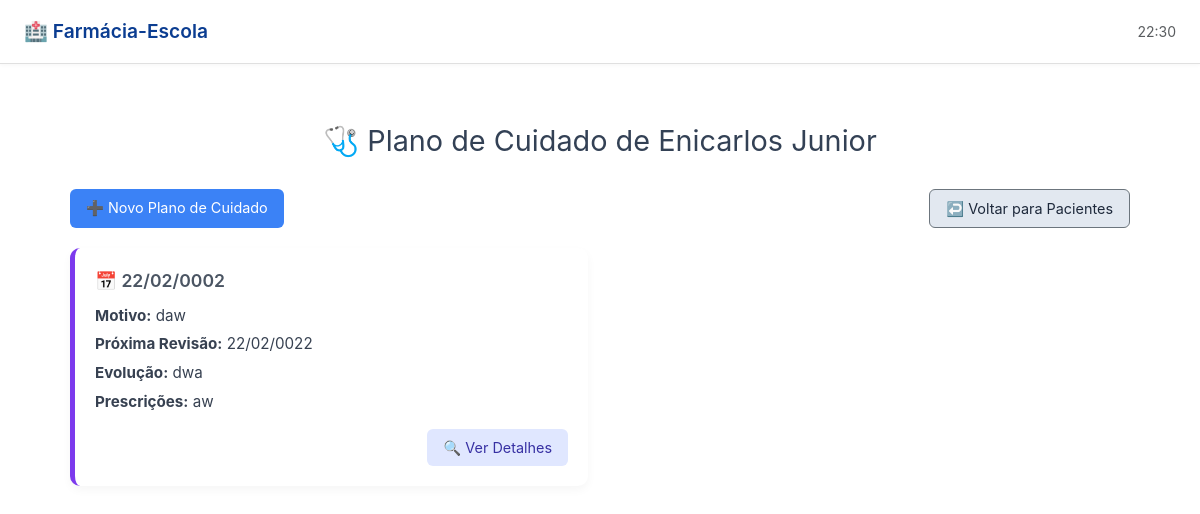
Screenshot of /consulta/consulta/listar/1/ with the database file from the repository.
### paciente/models.py (models this page shows, shortened)
class Paciente(models.Model):
    nome = models.CharField(max_length=150)
    telefone = models.CharField(max_length=15)
    responsavel = models.CharField(max_length=100)
    data_nascimento = models.DateField()
    doencas = models.ManyToManyField(
        Doenca,
        through='MedicamentoDoencaPaciente',
        related_name='pacientes',
        blank=True
    )
    medicamentos = models.ManyToManyField(Medicamento, related_name='pacientes', blank=True)
    genero = models.CharField(
        max_length=15, choices=[('M', 'Masculino'), ('F', 'Feminino'), ('O', 'Outro'), ('ND', 'Prefere não dizer')]
    )
    estado_civil = models.CharField(
        max_length=20, choices=[
            ('Casado(a)', 'Casado(a)'),
            ('Solteiro(a)', 'Solteiro(a)'),
            ('Separado(a)', 'Separado(a)'),
            ('Amigado(a)', 'Amigado(a)'),
            ('Viuvo(a)', 'Viúvo(a)'),
            ('Nao consta', 'Não consta'),
            ('Outro', 'Outro'),
        ]
    )
    bairro = models.CharField(max_length=100)
    distrito = models.CharField(max_length=20, choices=[('Rural', 'Zona Rural'), ('Urbano', 'Zona Urbana')])
    municipio = models.CharField(max_length=100)
    escolaridade = models.CharField(
        max_length=30, choices=[
            ('Analfabeto', 'Analfabeto'),
            ('Fundamental incompleto', 'Fundamental incompleto'),
            ('Fundamental completo', 'Fundamental completo'),
            ('Médio incompleto', 'Médio incompleto'),
            ('Ensino médio completo', 'Ensino médio completo'),
            ('Superior incompleto', 'Superior incompleto'),
            ('Superior completo', 'Superior completo'),
            ('Pós-graduação', 'Pós-graduação'),
            ('Nao consta', 'Não consta'),
        ]
    )
    ocupacao = models.CharField(max_length=100)
    raca = models.CharField(
        max_length=20, choices=[
            ('Pardo', 'Pardo'),
            ('Preto', 'Preto'),
            ('Branco', 'Branco'),
            ('Amarelo', 'Amarelo'),
            ('Negro', 'Negro'),
            ('Outro', 'Outro'),
            ('Nao consta', 'Não consta'),
        ]
    )
    reside_com = models.CharField(max_length=100)
    observacoes = models.TextField(blank=True)

### consulta/models.py (models this page shows, shortened)
class Consulta(models.Model):
    paciente = models.ForeignKey(Paciente, on_delete=models.CASCADE, related_name='consultas')
    data_consulta = models.DateField()
    evolucao = models.TextField()
    motivo_consulta = models.TextField(max_length=255)
    prescricoes_exames = models.TextField()
    data_proxima_revisao = models.DateField(null=True, blank=True)
    exames_arquivo = models.FileField(
        upload_to='exames_consulta/',
        blank=True,
        null=True,
        verbose_name='Arquivo de Exames (PDF, JPG, PNG, DOC etc.)'
    )

### consulta/views.py (the view)
# urls.py: path('consulta/listar/<int:paciente_id>/', views.listar_consultas, name='consulta_listar_consultas'),
def listar_consultas(request, paciente_id):
    paciente = get_object_or_404(Paciente, id=paciente_id)
    consultas_list = Consulta.objects.filter(paciente=paciente).order_by('-data_consulta')
    paginator = Paginator(consultas_list, 6)
    page_number = request.GET.get('page')
    consultas = paginator.get_page(page_number)
    base_url = '?'
    previous_url = next_url = None
    if consultas.has_previous():
        previous_url = base_url + urlencode({'page': consultas.previous_page_number})
    if consultas.has_next():
        next_url = base_url + urlencode({'page': consultas.next_page_number})
    return render(request, 'listar_consultas.html', {
        'paciente': paciente,
        'consultas': consultas,
        'pagination_info': {
            'has_pages': consultas.has_other_pages(),
            'page': consultas.number,
            'total': consultas.paginator.num_pages,
            'previous_url': previous_url,
            'next_url': next_url,
        }
    })

### consulta/templates/listar_consultas.html (shortened to what this page needs)
{% extends 'menu.html' %}
{% load static %}
{% block content %}
<div class="container">
  <h2>🩺 Plano de Cuidado de {{ paciente.nome }}</h2>
  <div class="top-bar">
    <a href="{% url 'consulta_create_consulta' paciente.id %}" class="btn btn-primary">➕ Novo Plano de Cuidado</a>
    <a href="{% url 'paciente_list' %}" class="btn btn-secondary">↩️ Voltar para Pacientes</a>
  </div>
  <div class="row g-4">
    {% for consulta in consultas %}
    <div class="col-md-6">
      <div class="consulta-card">
        <div class="consulta-header">📅 {{ consulta.data_consulta|date:"d/m/Y" }}</div>
        <div class="consulta-info"><strong>Motivo:</strong> {{ consulta.motivo_consulta|default:"—" }}</div>
        <div class="consulta-info"><strong>Próxima Revisão:</strong> {{ consulta.data_proxima_revisao|date:"d/m/Y"|default:"—" }}</div>
        <div class="consulta-info"><strong>Evolução:</strong> {{ consulta.evolucao|truncatewords:15|default:"—" }}</div>
        <div class="consulta-info"><strong>Prescrições:</strong> {{ consulta.prescricoes_exames|truncatewords:10|default:"—" }}</div>
        <div class="consulta-actions">
          <a href="{% url 'consulta_detalhe_consulta' consulta.id %}" class="btn btn-ver">🔍 Ver Detalhes</a>
        </div>
      </div>
    </div>
    {% empty %}
    <div class="col-12 text-center text-muted">Nenhum Plano de Cuidado registrado.</div>
    {% endfor %}
  </div>
</div>
{% endblock %}

### tela_inicial/templates/menu.html (style rules this page uses)
body { padding-top: 64px; font-family: 'Inter', sans-serif; }

### consulta/templates/listar_consultas.html (style rules this page uses)
.container { max-width: 1100px; margin: 40px auto; padding: 20px; }
h2 { font-size: 1.8rem; color: #334155; margin-bottom: 30px; text-align: center; }
.btn { font-size: 0.9rem; padding: 8px 16px; border-radius: 6px; text-decoration: none; }
.btn-primary { background-color: #3b82f6; color: white; border: none; }
.btn-secondary { background-color: #e2e8f0; color: #1e293b; }
.consulta-card { background-color: #ffffff; border-left: 5px solid #7c3aed; border-radius: 10px; box-shadow: 0 4px 10px rgba(0, 0, 0, 0.04); padding: 20px; transition: transform 0.2s ease; height: 100%; }
.consulta-header { font-size: 1.1rem; font-weight: 600; color: #4b5563; margin-bottom: 10px; }
.consulta-info { font-size: 0.95rem; color: #374151; margin-bottom: 6px; }
.consulta-actions { margin-top: 15px; text-align: right; }
.btn-ver { background-color: #e0e7ff; color: #3730a3; border: none; }
.top-bar { display: flex; justify-content: space-between; margin-bottom: 20px; }

### rows the page displays
Paciente: nome "Enicarlos Junior"
Consulta: data_consulta "22/02/0002", motivo_consulta "daw", data_proxima_revisao "22/02/0022", evolucao "dwa", prescricoes_exames "aw"
